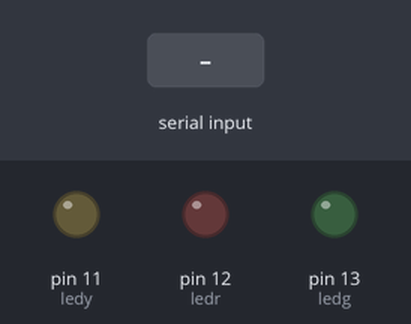
Bench run of a sketch on a simulated Arduino Uno, built with avr-gcc and run on an emulated ATmega328P. On the bench: output pins drawn as LEDs (lit = HIGH). The inputs (shaded band) are chosen by the test bench.

Above: at 1.2 s.
1.3 s: "x" received over Serial
At 2.3 s:
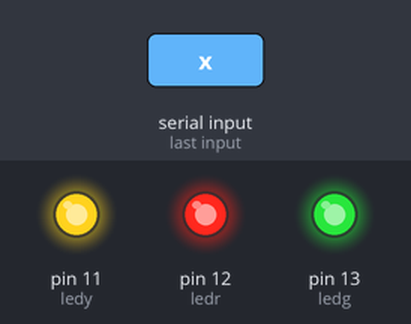
2.8 s: "a" received over Serial
At 3.5 s:
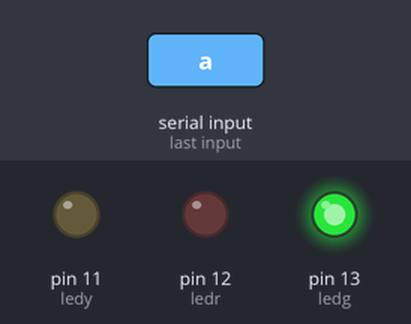
4.3 s: "b" received over Serial
At 4.6 s:
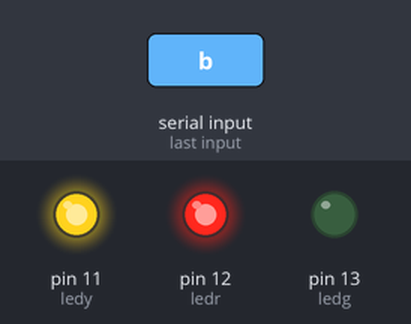
5.8 s: "y" received over Serial
At 7.0 s:
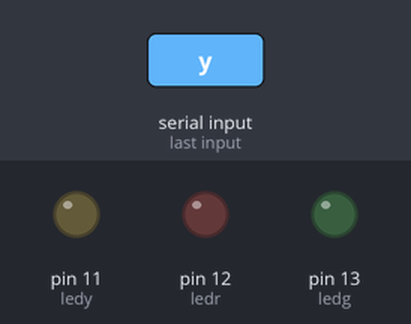
Timing chart, 0 to 8.3 s (numbered marks = the images above; inputs shaded):
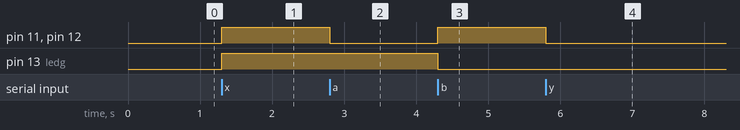

Measured:
- after the input at 1.3 s, pin 11 (ledy), pin 12 (ledr), pin 13 (ledg): LOW → HIGH at once
- after the input at 2.8 s, pin 11 (ledy), pin 12 (ledr): HIGH → LOW at once
- after the input at 4.3 s, pin 11 (ledy), pin 12 (ledr): LOW → HIGH at once; pin 13 (ledg): HIGH → LOW at once
- after the input at 5.8 s, pin 11 (ledy), pin 12 (ledr): HIGH → LOW at once

The sketch:

Bluetooth.ino
```cpp
int ledg = 13;
int ledr = 12;
int ledy = 11;
void setup(){
  pinMode(ledg,OUTPUT);
  pinMode(ledr,OUTPUT);
  pinMode(ledy,OUTPUT);
  Serial.begin(9600);
}
void loop(){
  int A= Serial.read();
  if(A=='x'){
    digitalWrite(ledg,HIGH);
    digitalWrite(ledr,HIGH);
    digitalWrite(ledy,HIGH);
  }
  if(A== 'y'){
    digitalWrite(ledg,LOW);
    digitalWrite(ledr,LOW);
    digitalWrite(ledy,LOW);
  }
  else if(A=='a'){
    digitalWrite(ledg,HIGH);
    digitalWrite(ledr,LOW);
    digitalWrite(ledy,LOW);
  }
  else if(A=='b'){
    digitalWrite(ledg,LOW);
    digitalWrite(ledr,HIGH);
    digitalWrite(ledy,HIGH);
  }
}
```
